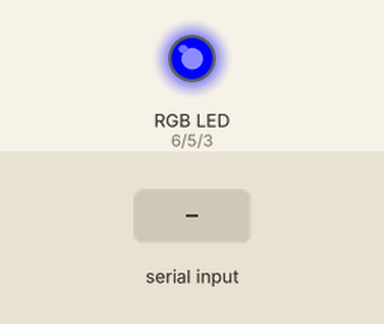
Recording of a sketch running on a simulated Arduino Uno, built with avr-gcc and run on an emulated ATmega328P. On the bench: an RGB LED mixed from three pins (HIGH = lit). The inputs (shaded band) are chosen by the test bench.

Above: at 1.2 s.
1.3 s: "G" received over Serial
At 2.5 s:
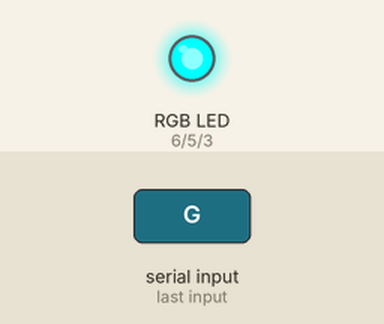
2.8 s: "R" received over Serial
At 3.7 s:
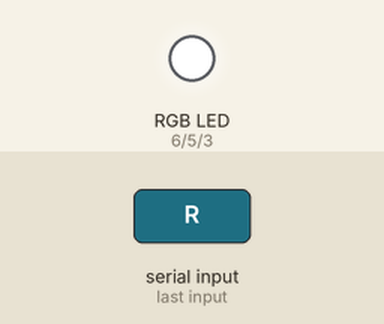
Timing chart, 0 to 5.8 s (numbered marks = the images above; inputs shaded):
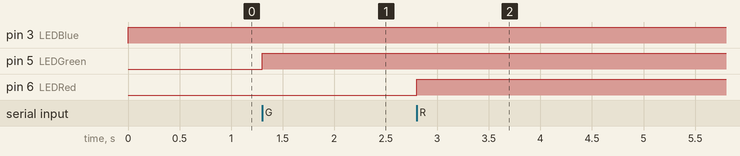

The sketch:

RGB_PC.ino
```cpp
int message = 0;   //  This will hold one byte of the serial message
int LEDBlue = 3;
int LEDGreen = 5;
int LEDRed = 6;
int valueBlue = 255;
int valueGreen = 0;
int valueRed = 0;


void setup()
{
  Serial.begin(9600);  //set serial to 9600 baud rate
  pinMode(LEDBlue, OUTPUT);
  pinMode(LEDGreen, OUTPUT);
  pinMode(LEDRed, OUTPUT);
}

void loop(){

  // Color the led
  analogWrite(LEDBlue,valueBlue);
  analogWrite(LEDGreen,valueGreen);
  analogWrite(LEDRed,valueRed);

  if (Serial.available() > 0) //  Check to see if there is a new message
  {
    message = Serial.read();    //  Put the serial input into the message

    if (message == 'B')  //  Receive blue value
    {
      valueBlue = Serial.read();
    }
    if (message == 'G')  //  Receive green value
    {
      valueGreen = Serial.read();
    }
    if (message == 'R')  //  Receive red value
    {
      valueRed = Serial.read();
    }
    if (message == 'z')  //  If a lowercase z is received
    {
      Serial.println("HELLO FROM ARDUINO");  // Send back Arduino is here
    }
  }
}
```

Measured:
- after the input at 1.3 s, pin 5 (LEDGreen): LOW → HIGH at once
- after the input at 2.8 s, pin 6 (LEDRed): LOW → HIGH at once
